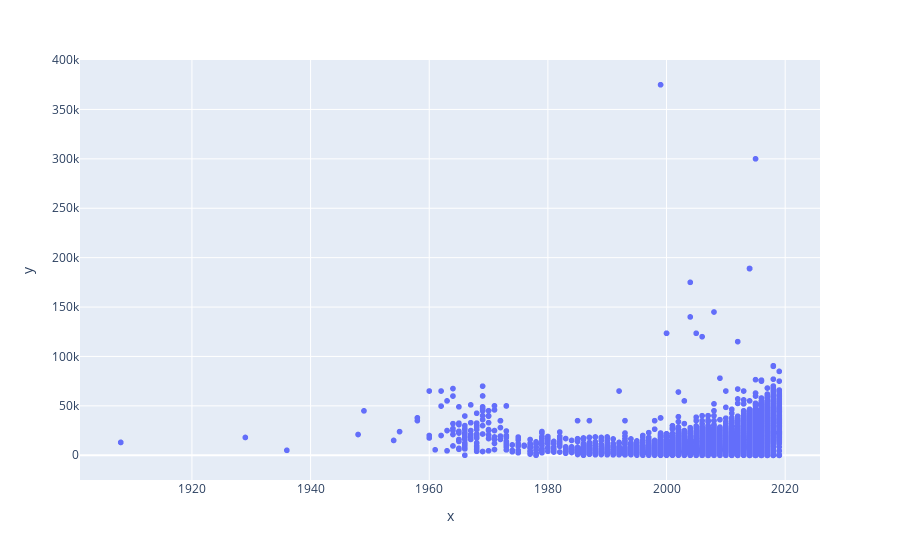

Notebook cell for this chart:
### Code cell
px.scatter(x=independent,y=dependent)

### Figure 1 — Plotly figure (JSON) as saved in the notebook; plotly's stock layout.template omitted (floating-point values rounded to 4 significant figures; data arrays with more than 128 entries replaced by an {"elided": "..."} marker saying what was removed)
{"data": [{"hovertemplate": "x=%{x}<br>y=%{y}<extra></extra>", "legendgroup": "", "marker": {"color": "#636efa", "symbol": "circle"}, "mode": "markers", "name": "", "showlegend": false, "type": "scattergl", "x": {"elided": "47906 int values"}, "xaxis": "x", "y": {"elided": "47906 int values"}, "yaxis": "y"}], "layout": {"legend": {"tracegroupgap": 0}, "margin": {"t": 60}, "xaxis": {"anchor": "y", "domain": [0, 1], "title": {"text": "x"}}, "yaxis": {"anchor": "x", "domain": [0, 1], "title": {"text": "y"}}}}
